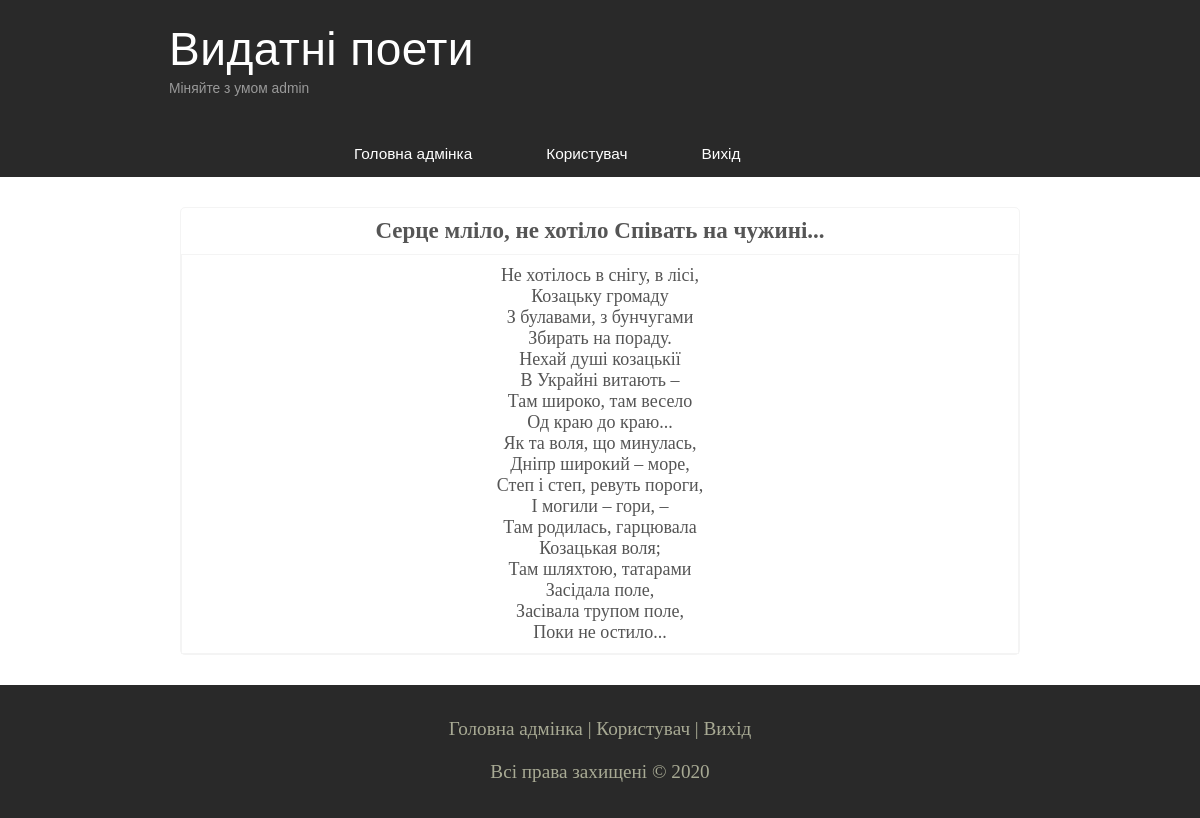
Page /myProfile/phpLabs/labs10/admin/showPoem.php?poem_id=10 (signed in) on the committed database.
### tables this page shows
CREATE TABLE `poems` (
  `id` int(10) UNSIGNED NOT NULL,
  `name` varchar(50) NOT NULL,
  `text` text NOT NULL,
  `author_id` int(10) UNSIGNED NOT NULL
);

### myProfile/phpLabs/labs10/classes/DbObject.php (called while the page is built, shortened)
 <?php
abstract class DbObject
{
    private $connection;
	protected function connect() {
        $this->connection = new mysqli(DB_HOST, DB_USERNAME, DB_PASSWORD, DB_NAME);
	}
	protected function query($sql) {
		return $this->connection->query($sql);
	}
    public function getById($id) {
    	$arr = $this->query("SELECT * FROM {$this->getTableName()} WHERE id={$id}");
    	$row = $arr->fetch_assoc();
    	return $this->arrayToObject($row);
    }
}
?>

### myProfile/phpLabs/labs10/classes/Poem.php (called while the page is built, shortened)
<?php
require_once "DbObject.php";
class Poem extends DbObject
{
	private $name;
	private $text;
	protected function getTableName() {
		return self::TABLE_NAME;
	}
	public function arrayToObject($arr) {
		$obj = new Poem();
        foreach ($arr as $key => $value) {
            $obj->{$key} = $value;
        }
        return $obj;
	}
	public function getName() {
		return $this->name;
	}
	public function getText() {
		return $this->text;
	}
}
?>

### myProfile/phpLabs/labs10/admin/showPoem.php (the view, shortened to what this page needs)
<?php if(isset($_COOKIE['adminLogin'])) : ?>
<?php require_once "help_pages/header.php"; ?>
<?php
	require_once "../classes/Poem.php";
	$poemId = $_GET['poem_id'];
	$poem = new Poem();
	$poem = $poem->getById($poemId);
?>
<div class="myTable">
	<table cellspacing="0" cellpadding="0">
		<th style="width: 500px; padding: 10px; font-size: 23px;"><?=$poem->getName()?></th>
		<tr>
			<td style=" padding: 10px; font-size: 18px;"><?php echo str_replace("\r\n", "<br>", $poem->getText());?></td>
		</tr>
	</table>
</div>
<?php require_once "help_pages/footer.php"; ?>
<?php else: ?>
	<?php header("Location: ../admin.php"); ?>
<?php endif; ?>

### myProfile/phpLabs/labs10/assets/css/style.css (style rules this page uses)
* { margin: 0; padding: 0; }
body { font-size: 1.2em; background-color: #fff; color: #555; }
table { width: 100%; border: solid 1px #f4f4f4; }
td { padding: 2%; border: solid 1px #f4f4f4; }

### myProfile/phpLabs/labs10/admin/assets/style.css (style rules this page uses)
.myTable table { width: 840px; border-radius: 5px; margin: auto; margin-top: 30px; margin-bottom: 30px; }
.myTable table td { text-align: center; padding: 5px; }

### rows in the picture
poems: name "Серце мліло, не хотіло Співать на чужині...", text "Не хотілось в снігу, в лісі, Козацьку громаду З булавами, з бунчугами Збирать на пораду. Нехай душі козацькії В Украйні витають – Там широко, там весело Од краю до краю... Як та воля, що минулась, Дніпр широкий – море, Степ і степ, ревуть пороги, І могили – гори, – Там родилась, гарцювала Козацькая воля; Там шляхтою, татарами Засідала поле, Засівала трупом поле, Поки не остило..."

### other values in the picture
$_COOKIE['adminLogin'] "admin"
